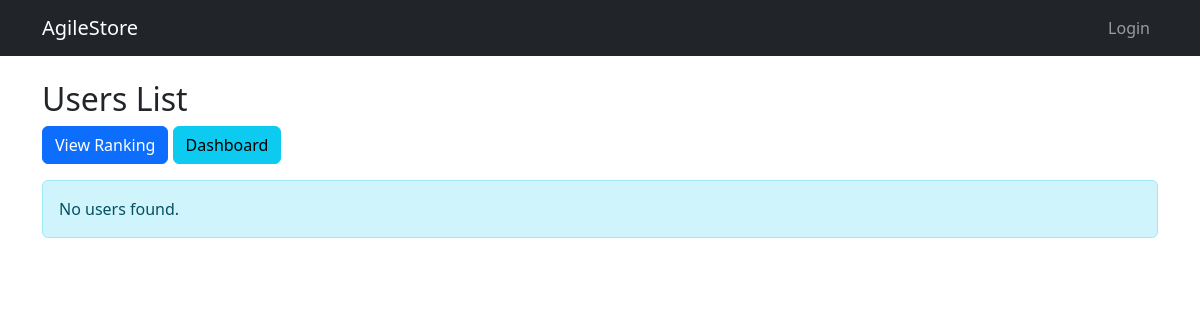
/users/, run on an earlier commit of the app's database.
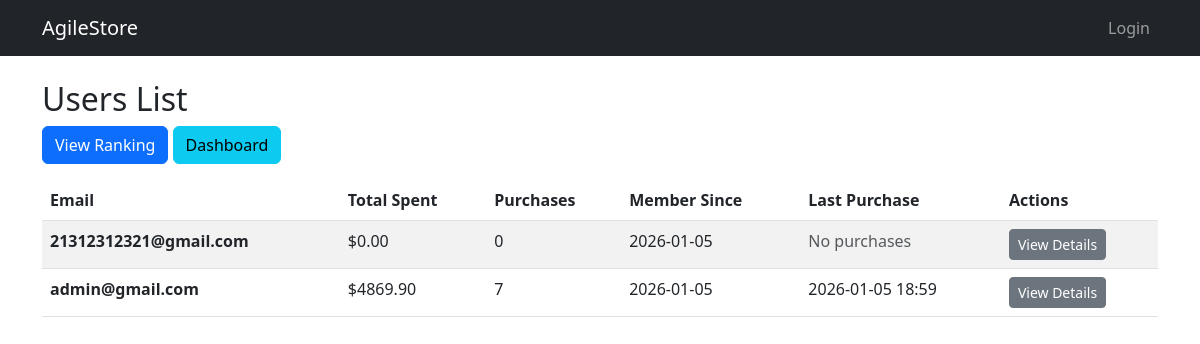
And on a later commit of the database.
### accounts/models/user_login.py (models this page shows, shortened)
class UserLogin(models.Model):
    email = models.EmailField(unique=True)
    password = models.CharField(max_length=255)
    created_at = models.DateTimeField(auto_now_add=True)
    class Meta:
        db_table = 'user_logins'
        ordering = ['-created_at']

### cart/models/purchase.py (models this page shows, shortened)
class Purchase(models.Model):
    user_email = models.EmailField()
    product = models.ForeignKey(Product, on_delete=models.CASCADE)
    quantity = models.IntegerField(default=1)
    total_price = models.DecimalField(max_digits=10, decimal_places=2)
    purchase_date = models.DateTimeField(auto_now_add=True)
    class Meta:
        db_table = 'purchases'
        ordering = ['-purchase_date']

### users/views/stats.py (the view)
# urls.py: path('', user_list, name='user_list'),
def user_list(request):
    user_statistics = UserStats.get_user_statistics()
    context = {
        'user_statistics': user_statistics,
    }
    return render(request, 'users/user_list.html', context)

### users/models/user_stats.py (called while the page is built)
    @staticmethod
    def get_user_statistics():
        from accounts.models import UserLogin
        from cart.models import Purchase
        users = UserLogin.objects.all()
        user_stats = []
        for user in users:
            purchases = Purchase.objects.filter(user_email=user.email)
            total_spent = purchases.aggregate(Sum('total_price'))['total_price__sum'] or 0
            purchase_count = purchases.count()
            last_purchase = purchases.last()
            user_stats.append({
                'email': user.email,
                'total_spent': total_spent,
                'purchase_count': purchase_count,
                'created_at': user.created_at,
                'last_purchase_date': last_purchase.purchase_date if last_purchase else None,
            })
        return user_stats

### users/templates/users/user_list.html (shortened to what this page needs)
{% extends 'base.html' %}
{% block content %}
<div class="row">
    <div class="col-md-12">
        <h2>Users List</h2>
        <div class="mb-3">
            <a href="{% url 'users:ranking' %}" class="btn btn-primary">View Ranking</a>
            <a href="{% url 'users:dashboard' %}" class="btn btn-info">Dashboard</a>
        </div>
        {% if user_statistics %}
            <table class="table table-striped table-hover">
                <thead>
                    <tr>
                        <th>Email</th>
                        <th>Total Spent</th>
                        <th>Purchases</th>
                        <th>Member Since</th>
                        <th>Last Purchase</th>
                        <th>Actions</th>
                    </tr>
                </thead>
                <tbody>
                    {% for user in user_statistics %}
                    <tr>
                        <td><strong>{{ user.email }}</strong></td>
                        <td>${{ user.total_spent|floatformat:2 }}</td>
                        <td>{{ user.purchase_count }}</td>
                        <td>{{ user.created_at|date:"Y-m-d" }}</td>
                        <td>
                            {% if user.last_purchase_date %}
                                {{ user.last_purchase_date|date:"Y-m-d H:i" }}
                            {% else %}
                                <span class="text-muted">No purchases</span>
                            {% endif %}
                        </td>
                        <td>
                            <a href="{% url 'users:user_detail' user.email %}" class="btn btn-sm btn-secondary">View Details</a>
                        </td>
                    </tr>
                    {% endfor %}
                </tbody>
            </table>
        {% else %}
            <div class="alert alert-info">
                No users found.
            </div>
        {% endif %}
    </div>
</div>
{% endblock %}

What changed in the data, as far as the page shows it:
added UserLogin: email "21312312321@gmail.com", created_at "2026-01-05"
added UserLogin: email "admin@gmail.com", created_at "2026-01-05"
added Purchase: last_purchase_date "2026-01-05 18:59"
Also different on the page:
text no longer shown: "No users found."
text now shown: "Email Total Spent Purchases Member Since Last Purchase Actions"
new list line: "$ 0.00 0 No purchases View Details"
new list line: "$ 4869.90 7 View Details"
